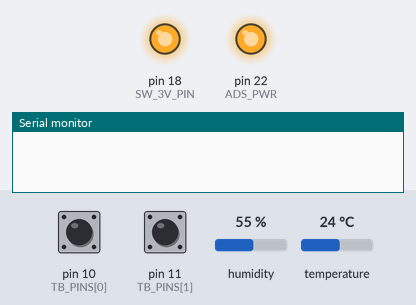
Recording of a sketch running on a simulated Arduino Mega 2560, built with avr-gcc and run on an emulated ATmega2560. Shown: output pins drawn as LEDs (lit = HIGH), the last lines printed to the serial monitor. The test bench sets the inputs (shaded band); at power-on: pin 10 (TB_PINS[0]) HIGH, pin 11 (TB_PINS[1]) HIGH, humidity 55 %, temperature 24 °C. The local clock reads 2024-03-15 10:24:30 at power-on unless the sketch sets it; storage starts empty.

Above: at 0.1 s.
At 0.8 s:
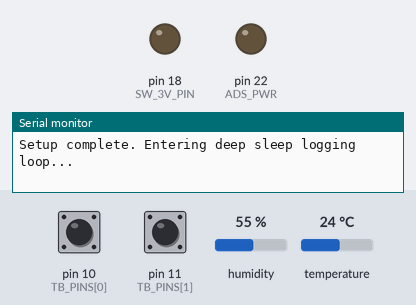
Timing chart, 0 to 2.3 s (numbered marks = the images above):
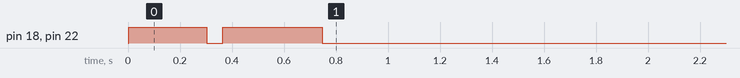

The sketch:

mayfly3.ino
```cpp
/*
 * data_mayfly3.ino
 *
 * Mayfly v1.1 minimal logger - battery + box air + two tipping buckets:
 *   (on-board SHT40) - box air temp/humidity (I2C, no pin needed)
 *   D10 - Tipping Bucket 6
 *   D11 - Tipping Bucket 7
 *
 * No EC-5, no 5TM/SDI-12.
 *
 * REQUIRES: "Adafruit SHT4x Library" (Arduino Library Manager) - accept
 *           the prompt to also install Adafruit BusIO / Unified Sensor.
 *
 * Change in this version: box air temperature and humidity are now
 * logged from the Mayfly's built-in SHT40 (BoxAirTemp_C, BoxAirHum_Pct
 * columns, same names as the other loggers).
 *
 * Same underlying design as the other loggers (RTC only reset if
 * unset, RTC-based sleep timing robust against interrupt wakeups,
 * bucket debounce muted/reset around sleep and power transitions,
 * SD.begin() re-run every cycle, fixed-buffer CSV rows).
 */

#include <Wire.h>
#include <SPI.h>
#include <SD.h>
#include <LowPower.h>
#include <Sodaq_DS3231.h>
#include "Adafruit_SHT4x.h"
#include <EnableInterrupt.h>

// --- Hardware Pin Definitions (Mayfly v1.1) ---
const int SW_3V_PIN    = 18;
const int ADS_PWR      = 22;
const int BAT_VOLT_PIN = A6;
const int SD_SS_PIN    = 12;

const int LOG_INTERVAL_MIN = 15; // TESTING - set back to 15 for real deployment
const char* LOG_FILENAME = "MAYFLY3.CSV"; // 8.3-safe

// --- Tipping buckets: D10=Bucket 6, D11=Bucket 7 ---
const int TB_PINS[2] = {10, 11};
const char* TB_NAMES[2] = {"Tipping Bucket 7", "Tipping Bucket 6"};
volatile unsigned long tbPulseCount[2]    = {0, 0};
volatile unsigned long tbLastPulseTime[2] = {0, 0};
const unsigned long TB_DEBOUNCE_MS = 50;

void tbISR(uint8_t idx) {
  unsigned long n = millis();
  if (n - tbLastPulseTime[idx] >= TB_DEBOUNCE_MS) {
    tbLastPulseTime[idx] = n;
    tbPulseCount[idx]++;
  }
}
void isrTB6() { tbISR(0); } // D10
void isrTB7() { tbISR(1); } // D11

void muteBucketInterrupts() {
  disableInterrupt(TB_PINS[0]);
  disableInterrupt(TB_PINS[1]);
}

void unmuteBucketInterrupts() {
  enableInterrupt(TB_PINS[0], isrTB6, FALLING);
  enableInterrupt(TB_PINS[1], isrTB7, FALLING);
}

Adafruit_SHT4x sht4 = Adafruit_SHT4x();
bool sht4Ready = false;
File logFile;

float readBatteryVoltage() {
  int rawADC = analogRead(BAT_VOLT_PIN);
  float pinVoltage = (rawADC / 1023.0) * 3.3;
  return pinVoltage * 4.7;
}

float calculateBatteryPercentage(float volts) {
  if (volts >= 4.20) return 100.0;
  if (volts <= 3.40) return 0.0;
  return ((volts - 3.40) / (4.20 - 3.40)) * 100.0;
}

// Reads the on-board SHT40. Outputs are NAN (and the function returns
// false) if the sensor isn't found or the read fails, so the CSV row
// can write "ERR" for those fields.
bool readBoxAir(float &tempC, float &humidity) {
  tempC = NAN;
  humidity = NAN;

  if (!sht4Ready) {
    sht4Ready = sht4.begin();
    if (!sht4Ready) return false;
    sht4.setPrecision(SHT4X_HIGH_PRECISION);
    sht4.setHeater(SHT4X_NO_HEATER);
  }

  sensors_event_t humEvent, tempEvent;
  humEvent.relative_humidity = NAN;
  tempEvent.temperature = NAN;
  sht4.getEvent(&humEvent, &tempEvent);

  tempC = tempEvent.temperature;
  humidity = humEvent.relative_humidity;
  return !(isnan(tempC) || isnan(humidity));
}

void powerOnSensors() {
  muteBucketInterrupts();
  digitalWrite(SW_3V_PIN, HIGH);
  digitalWrite(ADS_PWR, HIGH);
  delay(200); // rail settle time before trusting the bucket pins again
  noInterrupts();
  for (int i = 0; i < 2; i++) tbLastPulseTime[i] = millis();
  interrupts();
  unmuteBucketInterrupts();
}

void powerOffSensors() {
  muteBucketInterrupts();
  delay(50);
  digitalWrite(SW_3V_PIN, LOW);
  digitalWrite(ADS_PWR, LOW);
  delay(50);
  unmuteBucketInterrupts();
}

void ensureHeader() {
  if (!SD.exists(LOG_FILENAME)) {
    File f = SD.open(LOG_FILENAME, FILE_WRITE);
    if (f) {
      f.println(F("Timestamp,Battery_V,Battery_Pct,BoxAirTemp_C,BoxAirHum_Pct,TippingBucket6_Count,TippingBucket7_Count"));
      f.close();
      Serial.print(F("Created ")); Serial.print(LOG_FILENAME); Serial.println(F(" with header."));
    } else {
      Serial.println(F("[SD ERROR] Could not create header file"));
    }
  }
}

void sleepEightSeconds() {
  noInterrupts();
  unsigned long preSleep = millis();
  for (int i = 0; i < 2; i++) {
    tbLastPulseTime[i] = preSleep - TB_DEBOUNCE_MS - 1;
  }
  interrupts();

  LowPower.powerDown(SLEEP_8S, ADC_OFF, BOD_OFF);
}

long secondsSinceMidnight(DateTime &dt) {
  return (long)dt.hour() * 3600L + (long)dt.minute() * 60L + dt.second();
}

void sleepForMinutes(int minutes) {
  DateTime startTime = rtc.now();
  long startSec = secondsSinceMidnight(startTime);
  long targetSec = (long)minutes * 60L;

  while (true) {
    sleepEightSeconds();
    DateTime nowTime = rtc.now();
    long nowSec = secondsSinceMidnight(nowTime);
    long elapsed = nowSec - startSec;
    if (elapsed < 0) elapsed += 86400L;
    if (elapsed >= targetSec) break;
  }
}

void formatTimestamp(char* buf, size_t bufSize, DateTime &now) {
  snprintf(buf, bufSize, "%04d-%02d-%02d %02d:%02d:%02d",
           now.year(), now.month(), now.date(),
           now.hour(), now.minute(), now.second());
}

void performLoggingCycle() {
  powerOnSensors();

  bool sdReady = SD.begin(SD_SS_PIN);
  if (sdReady) {
    ensureHeader();
  } else {
    Serial.println(F("[SD ERROR] SD.begin() failed this cycle"));
  }

  DateTime now = rtc.now();
  char timestamp[20];
  formatTimestamp(timestamp, sizeof(timestamp), now);

  float vBat = readBatteryVoltage();
  float batPct = calculateBatteryPercentage(vBat);

  float boxAirTempC, boxAirHumidity;
  readBoxAir(boxAirTempC, boxAirHumidity);

  unsigned long tbCounts[2];
  noInterrupts();
  for (int i = 0; i < 2; i++) {
    tbCounts[i] = tbPulseCount[i];
    tbPulseCount[i] = 0;
  }
  interrupts();

  char vBatStr[8], batPctStr[8], boxTStr[8], boxHStr[8];
  dtostrf(vBat, 4, 2, vBatStr);
  dtostrf(batPct, 3, 0, batPctStr);

  if (isnan(boxAirTempC) || isnan(boxAirHumidity)) {
    strcpy(boxTStr, "ERR");
    strcpy(boxHStr, "ERR");
  } else {
    dtostrf(boxAirTempC, 4, 1, boxTStr);
    dtostrf(boxAirHumidity, 4, 1, boxHStr);
  }

  char dataLine[120];
  snprintf(dataLine, sizeof(dataLine),
           "%s,%s,%s,%s,%s,%lu,%lu",
           timestamp, vBatStr, batPctStr, boxTStr, boxHStr,
           tbCounts[0], tbCounts[1]);

  if (sdReady) {
    logFile = SD.open(LOG_FILENAME, FILE_WRITE);
    if (logFile) {
      logFile.println(dataLine);
      logFile.flush();
      logFile.close();
      Serial.print(F("[SD RECORDED] "));
      Serial.println(dataLine);
    } else {
      Serial.print(F("[SD ERROR] open() failed, Serial only: "));
      Serial.println(dataLine);
    }
  } else {
    Serial.print(F("[SD ERROR] not available this cycle, Serial only: "));
    Serial.println(dataLine);
  }

  powerOffSensors();
}

void setup() {
  Serial.begin(57600);
  while (!Serial && millis() < 3000);

  pinMode(SW_3V_PIN, OUTPUT);
  pinMode(ADS_PWR, OUTPUT);

  Wire.begin();
  rtc.begin();

  DateTime rtcCheck = rtc.now();
  if (rtcCheck.year() < 2024) {
    DateTime compiled = DateTime(__DATE__, __TIME__);
    rtc.setDateTime(compiled);
    Serial.println(F("RTC time looked unset - initialized from compile time."));
  }

  powerOnSensors();

  for (int i = 0; i < 2; i++) pinMode(TB_PINS[i], INPUT_PULLUP);
  unmuteBucketInterrupts();
  delay(50);
  noInterrupts();
  for (int i = 0; i < 2; i++) { tbPulseCount[i] = 0; tbLastPulseTime[i] = 0; }
  interrupts();

  powerOffSensors();

  Serial.println(F("===================================================="));
  Serial.println(F(" data_mayfly3 - first reading:"));
  Serial.println(F("===================================================="));
  performLoggingCycle();

  Serial.println(F("Setup complete. Entering deep sleep logging loop..."));
  Serial.flush();
}

void loop() {
  sleepForMinutes(LOG_INTERVAL_MIN);
  performLoggingCycle();
  Serial.flush();
}
```
